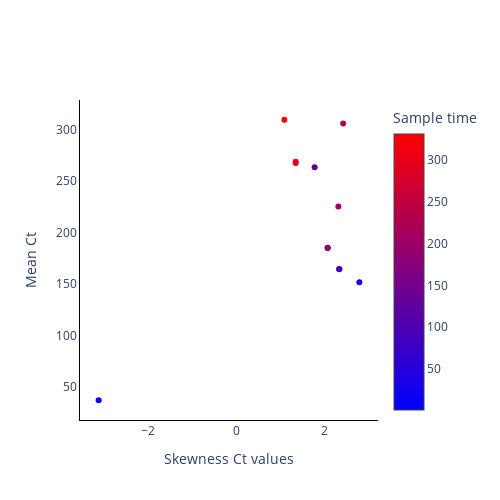

Here is the notebook cell this chart was saved with:
### Code cell
fig = go.Figure()

fig.add_trace(
    go.Scatter(
        y=np.mean(vr_values[0, :, :], axis=1).tolist(),
        x=skews,
        mode='markers',
        name='Mean Ct',
        marker_color=sample_points,
        marker_colorscale='BlueRed',
        marker_colorbar_title=dict(
            text='Sample time',
            side='top'),
        marker_showscale=True,
        showlegend=False,
    )
)

# Add axis labels
fig.update_layout(
    width=500, 
    height=500,
    plot_bgcolor='white',
    xaxis=dict(
        linecolor='black',
        title = 'Skewness Ct values'
        ),
    yaxis=dict(
        linecolor='black',
        title = 'Mean Ct'),
    #legend=dict(
    #    orientation="h",
    #    yanchor="bottom",
    #    y=1.02,
    #    xanchor="right",
    #    x=1
    #)
    )

fig.write_image('images/Mean_vs_Skewness-HPV.pdf')
fig.show()

### Figure 1 — Plotly figure (JSON) as saved in the notebook; plotly's stock layout.template omitted (floating-point values rounded to 4 significant figures)
{"data": [{"marker": {"color": [1, 31, 61, 91, 121, 151, 181, 211, 241, 271, 301, 331], "colorbar": {"title": {"side": "top", "text": "Sample time"}}, "colorscale": [[0, "rgb(0,0,255)"], [1, "rgb(255,0,0)"]], "showscale": true}, "mode": "markers", "name": "Mean Ct", "showlegend": false, "type": "scatter", "x": [-3.114, 2.794, 2.339, 2.339, 1.781, 2.075, 2.075, 2.319, 2.427, 1.352, 1.351, 1.094], "y": [36.95, 151.7, 164.5, 164.5, 263.7, 185.1, 185.2, 225.3, 306.1, 267.7, 268.8, 309.8]}], "layout": {"height": 500, "plot_bgcolor": "white", "width": 500, "xaxis": {"linecolor": "black", "title": {"text": "Skewness Ct values"}}, "yaxis": {"linecolor": "black", "title": {"text": "Mean Ct"}}}}
